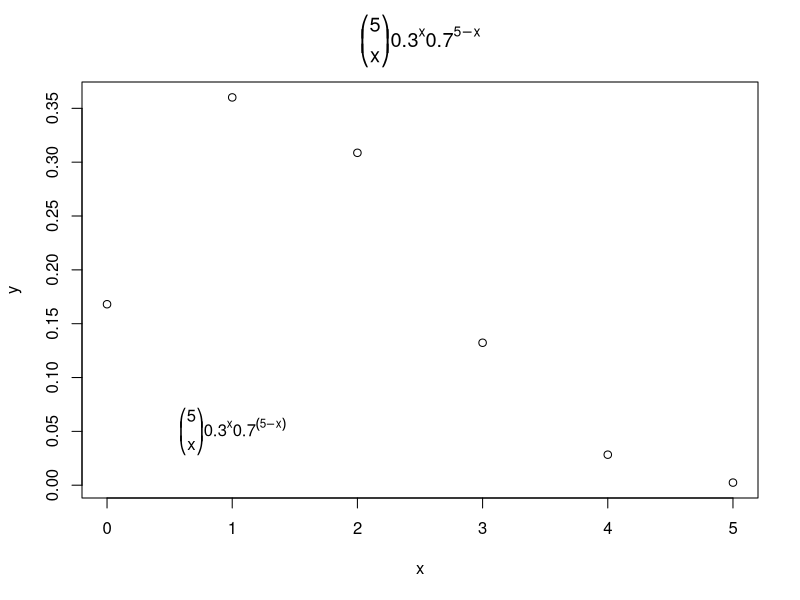
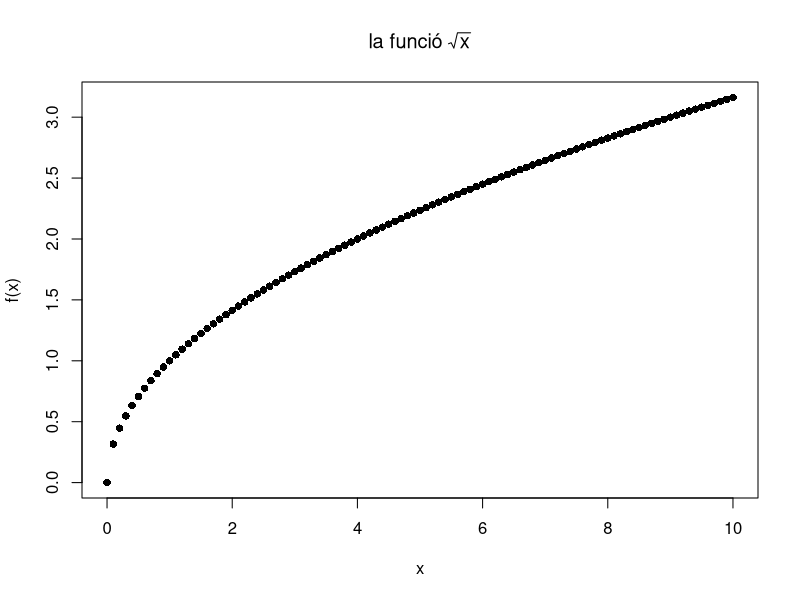

These figures' R source, in order:
x<-0:5
y<-choose(5,x)*0.3^x*0.7^(5-x);y #choose es el numero combinatorio
plot(x,y)
text(1,0.05,expression(paste(bgroup("(",atop(5,x),")"),0.3^x,0.7^(5-x))))
title(main=expression(paste(bgroup("(",atop(5,x),")"),0.3^x,0.7^{5-x})))
x<-seq(0,10,by=0.1)
plot(x,sqrt(x),pch=16,ylab="f(x)")
title(main = expression(paste("la funció ",sqrt(x))))